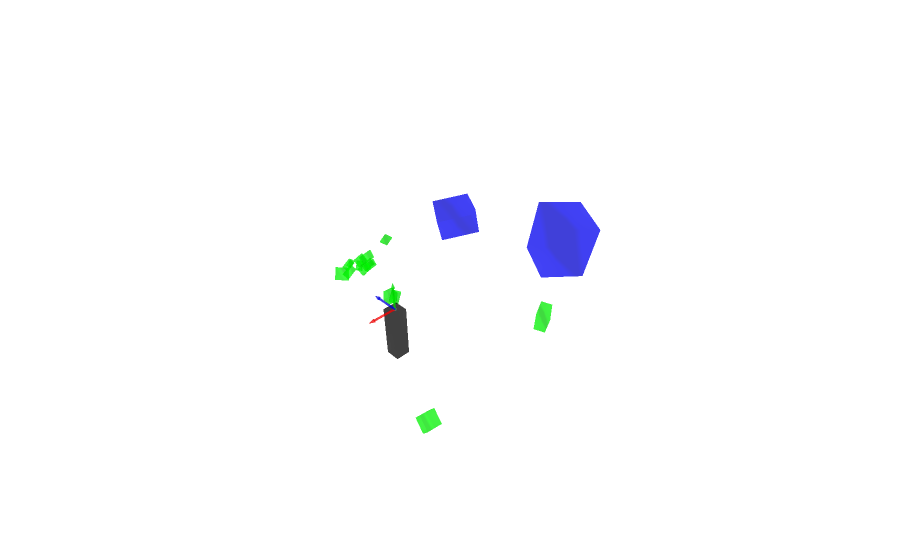

This figure's notebook cell:
### Code cell
import open3d as o3d
character_placeholder = get_character_placeholder()
coordinate_frame = o3d.geometry.TriangleMesh.create_coordinate_frame(size=0.5, origin=[0, 0, 0])
scene = meshes + [character_placeholder, coordinate_frame]
render_scene(scene)
